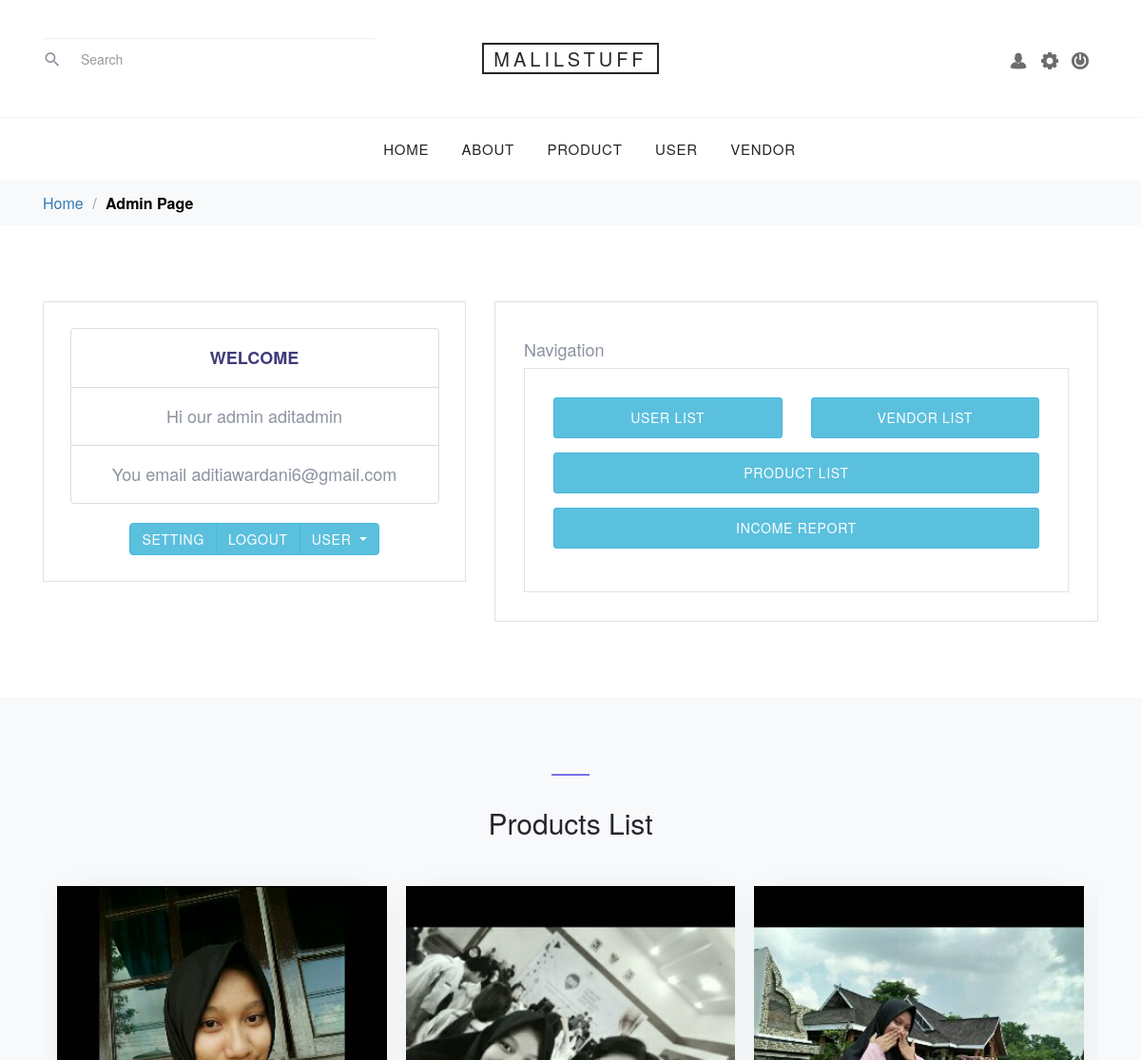
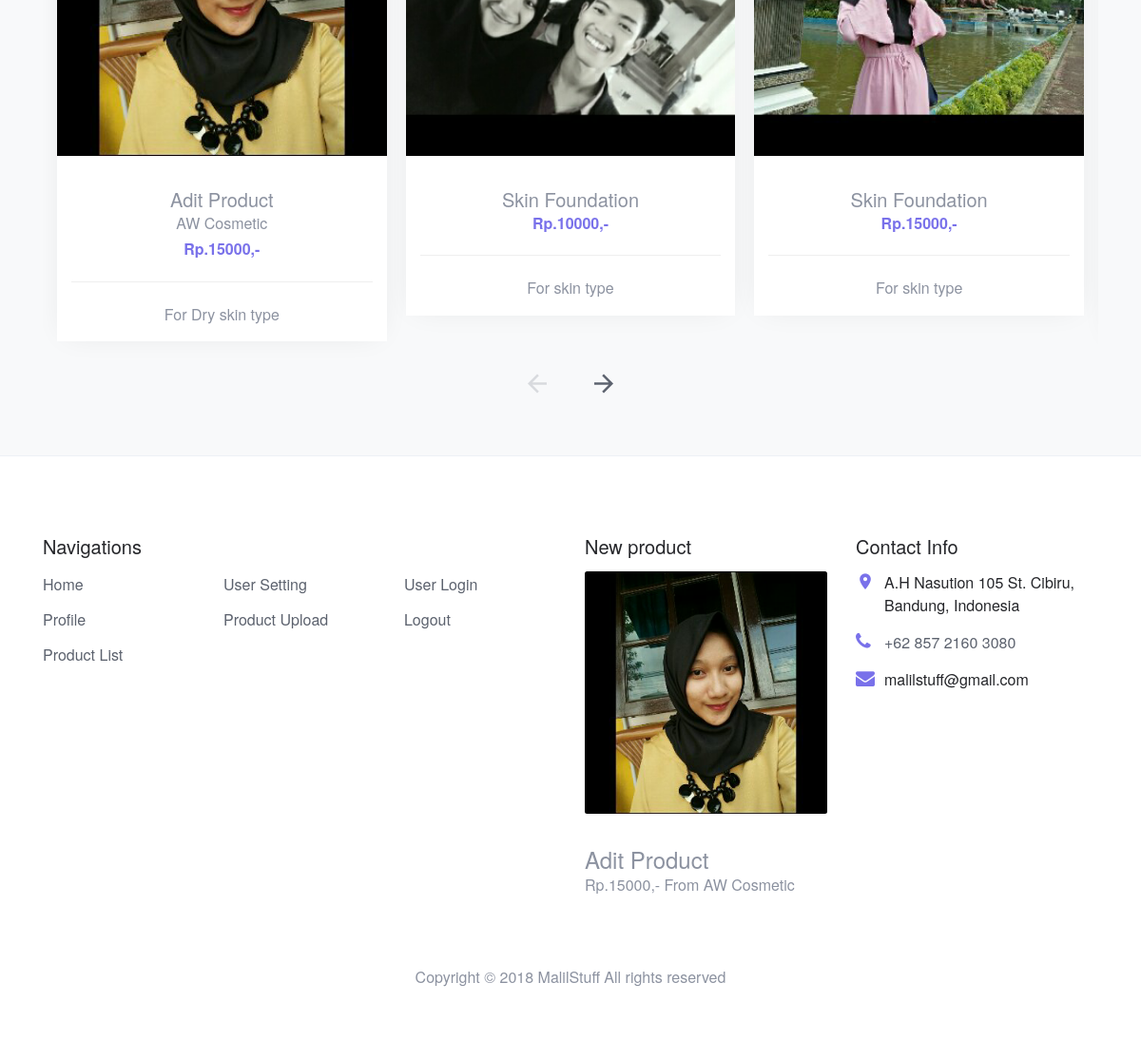
The page /admin-page.php (signed in) on the database its author committed (2 pictures, top to bottom).
### tables this page shows
CREATE TABLE `product` (
  `id` int(11) NOT NULL,
  `image` varchar(255) NOT NULL,
  `productname` varchar(200) NOT NULL,
  `vendor_id` int(11) NOT NULL,
  `vendorname` varchar(100) NOT NULL,
  `stock` int(11) NOT NULL,
  `price` int(11) NOT NULL,
  `promovalue` int(11) NOT NULL,
  `description` varchar(500) DEFAULT NULL,
  `efficacy` varchar(50) NOT NULL,
  `phone` bigint(15) NOT NULL,
  `dt` datetime NOT NULL
);

### admin-page.php (the view, shortened to what this page needs)
<!DOCTYPE html>
<html lang="en">
  <head>
    <link rel="stylesheet" href="fonts/icomoon/style.css">
    <link rel="stylesheet" href="css/bootstrap.min.css">
    <link rel="stylesheet" href="css/magnific-popup.css">
    <link rel="stylesheet" href="css/jquery-ui.css">
    <link rel="stylesheet" href="css/owl.carousel.min.css">
    <link rel="stylesheet" href="css/owl.theme.default.min.css">
    <link rel="stylesheet" href="css/aos.css">
    <link rel="stylesheet" href="css/style.css">
  </head>
  <body>
  <div class="site-wrap">
    <header class="site-navbar" role="banner">
      <div class="site-navbar-top">
        <div class="container">
          <div class="row align-items-center">
          <div class="col-6 col-md-4 order-2 order-md-1 site-search-icon text-left">
              <form action="product-search.php"  method="post" class="site-block-top-search">
                <span class="icon icon-search2"></span>
                <input type="text" name="search" class="form-control border-0" placeholder="Search">
              </form>
            </div>
            <div class="col-12 mb-3 mb-md-0 col-md-4 order-1 order-md-2 text-center">
              <div class="site-logo">
                <a href="index.php" class="js-logo-clone">Malilstuff</a>
              </div>
            </div>
            <div class="col-6 col-md-4 order-3 order-md-3 text-right">
              <div class="site-top-icons">
                <ul>
                  <li>
                    <a href="admin-page.php" class="site-cart">
                     <img src="images/user.png" width=18>
                    </a>
                  </li>
                  <li>
                    <a href="admin-setting.php" class="site-cart">
                     <img src="images/setting.png" width=18>
                    </a>
                  </li>
                  <li>
                    <a href="admin-logout.php" class="site-cart" onclick="return confirm('Are you sure? Want to Logout')">
                     <img src="images/logout.png" width=18>
                    </a>
                  </li>
                </ul>
              </div>
            </div>
          </div>
        </div>
      </div>
      <nav class="site-navigation text-right text-md-center" role="navigation">
        <div class="container">
        <ul class="site-menu js-clone-nav d-none d-md-block">
            <li>
              <a href="index.php">Home</a>
            </li>
            <li>
              <a href="about.php">About</a>
            </li>
            <li><a href="product.php">Product</a></li>
            <li><a href="user-profile.php">User</a></li>
            <li><a href="vendor-profile.php">Vendor</a></li>
          </ul>
        </div>
      </nav>
    </header>
    <div class="bg-light py-3">
      <div class="container">
        <div class="row">
          <div class="col-md-12 mb-0"><a href="index.php">Home</a> <span class="mx-2 mb-0">/</span> <strong class="text-black">Admin Page</strong></div>
        </div>
      </div>
    </div>
    <div class="site-section">
      <div class="container">
        <div class="row">
          <div class="col-md-5 ml-auto">
  	        <div class="p-4 border mb-3">
            <div class="card-body text-center">
                  <ul class="list-group">
                    <li class="list-group-item alert-primary"><h4><strong>WELCOME</strong></h4></li>
                    <li class="list-group-item"><h4>Hi our admin <?php echo $_SESSION["admin"]["adminname"] ?></h4></li>
                    <li class="list-group-item"><h4>You email <?php echo $_SESSION["admin"]["email"] ?></h4></li>
                  </ul>
                  <div class="btn-group" role="group" aria-label="Button group with nested dropdown">
                    <button type="button" class="btn btn-info"><a href="admin-setting.php?id=<?php echo $_SESSION['admin']['id']; ?>"><font color="white">Setting</font></a></button>
                    <button type="button" class="btn btn-info"><a href="admin-logout.php" onclick="return confirm('Are you sure? Want to Logout')"><font color="white">Logout</font></a></button>
                    <div class="btn-group" role="group">
                      <button id="btnGroupDrop1" type="button" class="btn btn-info dropdown-toggle" data-toggle="dropdown" aria-haspopup="true" aria-expanded="false">
                        User
                      </button>
                    </div>
                </div>
              </div>
            </div>
          </div>
          <div class="col-md-7">
            <div class="p-3 p-lg-5 border">
                <h4>Navigation</h4>
                <div class="p-3 p-lg-5 border">
                  <div class="form-group row">
                    <div class="col-md-6">
                      <a href="admin-user.php" class="btn btn-info btn-sm btn-block" >User List</a>
                    </div>
                    <div class="col-md-6">
                      <a href="admin-vendor.php" class="btn btn-info btn-sm btn-block" >Vendor List</a>
                    </div>
                  </div>
                  <div class="form-group row">
                    <div class="col-md-12">
                      <a href="admin-product.php" class="btn btn-info btn-sm btn-block" >Product List</a>
                    </div>
                </div>
                  <div class="form-group row">
                    <div class="col-md-12">
                      <form action="vendor-income.php" method="post">
                        <input type="submit" class="btn btn-info btn-sm btn-block" name="cek" value="Income Report">
                      </form>
                    </div>
                  </div>
                </div>
              </div>
            </div>
          </div>
        </div>
      </div>
    <div class="site-section block-3 site-blocks-2 bg-light">
      <div class="container">
        <div class="row justify-content-center">
          <div class="col-md-7 site-section-heading text-center pt-4">
            <h2>Products List</h2>
          </div>
        </div>
        <div class="row">
          <div class="col-md-12">
            <div class="nonloop-block-3 owl-carousel">
                <?php
                    $link = mysqli_connect("localhost", "root", "", "malilstuff");
                    $result = mysqli_query($link, "select * from product order by promovalue DESC");
                      while ($row = mysqli_fetch_array($result,MYSQLI_ASSOC)) {
                ?>
              <div class="item">
                <div class="block-4 text-center">
                  <figure class="block-4-image">
                    <image src="product/<?php echo $row["image"]; ?>" alt="Image" placeholder width=100 height=100 class="img-fluid">
                  </figure>
                  <div class="block-4-text p-4">
                    <h3><?php echo $row["productname"]; ?></h3>
                    <p class="mb-0"><?php echo $row["vendorname"]; ?></p>
                    <p class="text-primary font-weight-bold">Rp.<?php echo $row["price"]; ?>,-</p>
                    <hr>
                    <p class="mb-0">For <?php echo $row["efficacy"]; ?> skin type</p>
                  </div>
                </div>
              </div>
              <?php }
              ?>
            </div>
          </div>
        </div>
      </div>
    </div>
    <footer class="site-footer border-top">
      <div class="container">
        <div class="row">
          <div class="col-lg-6 mb-5 mb-lg-0">
            <div class="row">
              <div class="col-md-12">
                <h3 class="footer-heading mb-4">Navigations</h3>
              </div>
              <div class="col-md-6 col-lg-4">
                <ul class="list-unstyled">
                  <li><a href="index.php">Home</a></li>
                  <li><a href="vendor-profile.php">Profile</a></li>
                  <li><a href="product-view-all.php">Product List</a></li>
                </ul>
              </div>
              <div class="col-md-6 col-lg-4">
                <ul class="list-unstyled">
                  <li><a href="vendor-setting.php">User Setting</a></li>
                  <li><a href="vendor-profile.php">Product Upload</a></li>
                </ul>
              </div>
              <div class="col-md-6 col-lg-4">
                <ul class="list-unstyled">
                  <li><a href="user-login.php">User Login</a></li>
                  <li><a href="vendor-logout.php" onclick="return confirm('Are you sure? Want to Logout')">Logout</a></li>
                </ul>
              </div>
            </div>
          </div>
          <?php
            $link = mysqli_connect("localhost", "root", "", "malilstuff");
            $result = mysqli_query($link, "select * from product order by dt DESC limit 1");
            while ($prod = mysqli_fetch_array($result,MYSQLI_ASSOC)) {
          ?>
          <div class="col-md-6 col-lg-3 mb-4 mb-lg-0">
            <h3 class="footer-heading mb-4">New product</h3>
              <img src="product/<?php echo $prod["image"];?>" alt="Image placeholder" class="img-fluid rounded mb-4">
              <h3 class="font-weight-light  mb-0"><?php echo $prod["productname"];?></h3>
              <p>Rp.<?php echo $prod["price"];?>,- From <?php echo $prod["vendorname"];?></p>
          </div>
          <?php } ?>
          <div class="col-md-6 col-lg-3">
            <div class="block-5 mb-5">
              <h3 class="footer-heading mb-4">Contact Info</h3>
              <ul class="list-unstyled">
                <li class="address">A.H Nasution 105 St. Cibiru, Bandung, Indonesia</li>
                <li class="phone"><a href="tel://23923929210">+62 857 2160 3080</a></li>
                <li class="email">malilstuff@gmail.com</li>
              </ul>
            </div>
          </div>
        </div>
        <div class="row pt-5 mt-5 text-center">
          <div class="col-md-12">
            <p>
            Copyright &copy; <script data-cfasync="false" src="/cdn-cgi/scripts/5c5dd728/cloudflare-static/email-decode.min.js"></script><script>document.write(new Date().getFullYear());</script> MalilStuff All rights reserved
            </p>
          </div>
        </div>
      </div>
    </footer>
  </div>
  </body>
</html>

### rows shown on the page
product: image (picture), productname "Adit Product", vendorname "AW Cosmetic", price "15000", efficacy "Dry"
product: image (picture), productname "Skin Foundation", price "10000"
product: image (picture), productname "Skin Foundation", price "15000"

### other values the page prints
$_SESSION["admin"]["adminname"] "aditadmin"
$_SESSION["admin"]["email"] "aditiawardani6@gmail.com"
